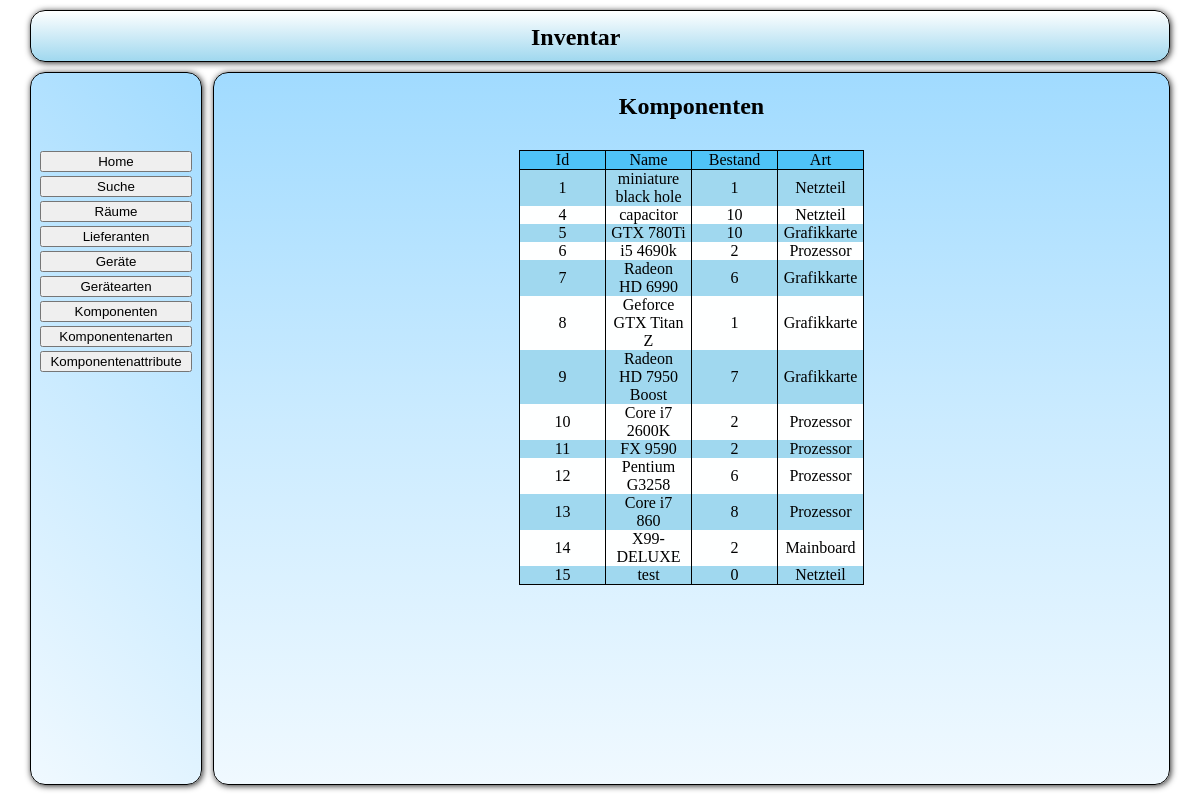
/src/php/fro_Auswahl.php?action=list&table=komponenten, run on the app's committed database.
### tables this page shows
CREATE TABLE IF NOT EXISTS `tbl_komponenten` (
`komponenten_id` int(11) NOT NULL,
  `komponente_name` text,
  `komponente_bestand` int(11) DEFAULT NULL,
  `komponenten_art_fk` int(11) DEFAULT NULL
);

CREATE TABLE IF NOT EXISTS `tbl_komponenten_arten` (
`komponenten_art_id` int(11) NOT NULL,
  `komponenten_art_name` text
);

### src/lib/plotting/forms.php (called while the page is built, shortened)
<?php
function get($key, $default)
{
    if(isset($_GET[$key]))
    {
	return htmlspecialchars($_GET[$key]);
    }
}

### src/php/sql_get.php (called while the page is built, shortened)
<?php
function func_a_getKomponenten()
{
    $txt_sql_statement = "SELECT tbl_komponenten.komponenten_id, tbl_komponenten.komponente_name, tbl_komponenten.komponente_bestand, tbl_komponenten_arten.komponenten_art_name "
			."FROM biscuit.tbl_komponenten "
			."left join tbl_komponenten_arten on tbl_komponenten_arten.komponenten_art_id = tbl_komponenten.komponenten_art_fk;";
    $a_sql_ausgabe = array();
    $a_sql_result = mysql_query($txt_sql_statement)
            or die ("Anfrage Fehlgeschlagen");
    while($a_sql_cache = mysql_fetch_assoc($a_sql_result))
    {
	$a_sql_ausgabe[] = $a_sql_cache;
    }
    return $a_sql_ausgabe;
}

### src/php/log_Liste.php (the view, shortened to what this page needs)
<?php
echo "<h2 align='center'>".$sTitel."</h2>";
$oTabelle = new \utility\tables\table();
$oTabelle->start(false, "liste");
$oTabelle->startRow();
foreach ($aErgebnis_attribute as $mAttribut)
{
    $oTabelle->addCell($mAttribut);
}
foreach ($aErgebnisse as $aErgebnis)
{
    foreach ($aErgebnis as $sIndex => $mData)
    {
	echo $mData;
    }
}

### src/css/main.css (style rules this page uses)
body { padding: 0; margin: 0; }

### data on the page
tbl_komponenten: komponenten_id "1", komponente_name "miniature black hole", komponente_bestand "1", komponenten_art_fk.komponenten_art_name "Netzteil"
tbl_komponenten: komponenten_id "4", komponente_name "capacitor", komponente_bestand "10", komponenten_art_fk.komponenten_art_name "Netzteil"
tbl_komponenten: komponenten_id "5", komponente_name "GTX 780Ti", komponente_bestand "10", komponenten_art_fk.komponenten_art_name "Grafikkarte"
tbl_komponenten: komponenten_id "6", komponente_name "i5 4690k", komponente_bestand "2", komponenten_art_fk.komponenten_art_name "Prozessor"
tbl_komponenten: komponenten_id "7", komponente_name "Radeon HD 6990", komponente_bestand "6", komponenten_art_fk.komponenten_art_name "Grafikkarte"
tbl_komponenten: komponenten_id "8", komponente_name "Geforce GTX Titan Z", komponente_bestand "1", komponenten_art_fk.komponenten_art_name "Grafikkarte"
tbl_komponenten: komponenten_id "9", komponente_name "Radeon HD 7950 Boost", komponente_bestand "7", komponenten_art_fk.komponenten_art_name "Grafikkarte"
tbl_komponenten: komponenten_id "10", komponente_name "Core i7 2600K", komponente_bestand "2", komponenten_art_fk.komponenten_art_name "Prozessor"
tbl_komponenten: komponenten_id "11", komponente_name "FX 9590", komponente_bestand "2", komponenten_art_fk.komponenten_art_name "Prozessor"
tbl_komponenten: komponenten_id "12", komponente_name "Pentium G3258", komponente_bestand "6", komponenten_art_fk.komponenten_art_name "Prozessor"
tbl_komponenten: komponenten_id "13", komponente_name "Core i7 860", komponente_bestand "8", komponenten_art_fk.komponenten_art_name "Prozessor"
tbl_komponenten: komponenten_id "14", komponente_name "X99-DELUXE", komponente_bestand "2", komponenten_art_fk.komponenten_art_name "Mainboard"
tbl_komponenten: komponenten_id "15", komponente_name "test", komponente_bestand "0", komponenten_art_fk.komponenten_art_name "Netzteil"

### other printed values
$sTitel "Komponenten"
$string "Id"
$string "Name"
$string "Bestand"
$string "Art"
